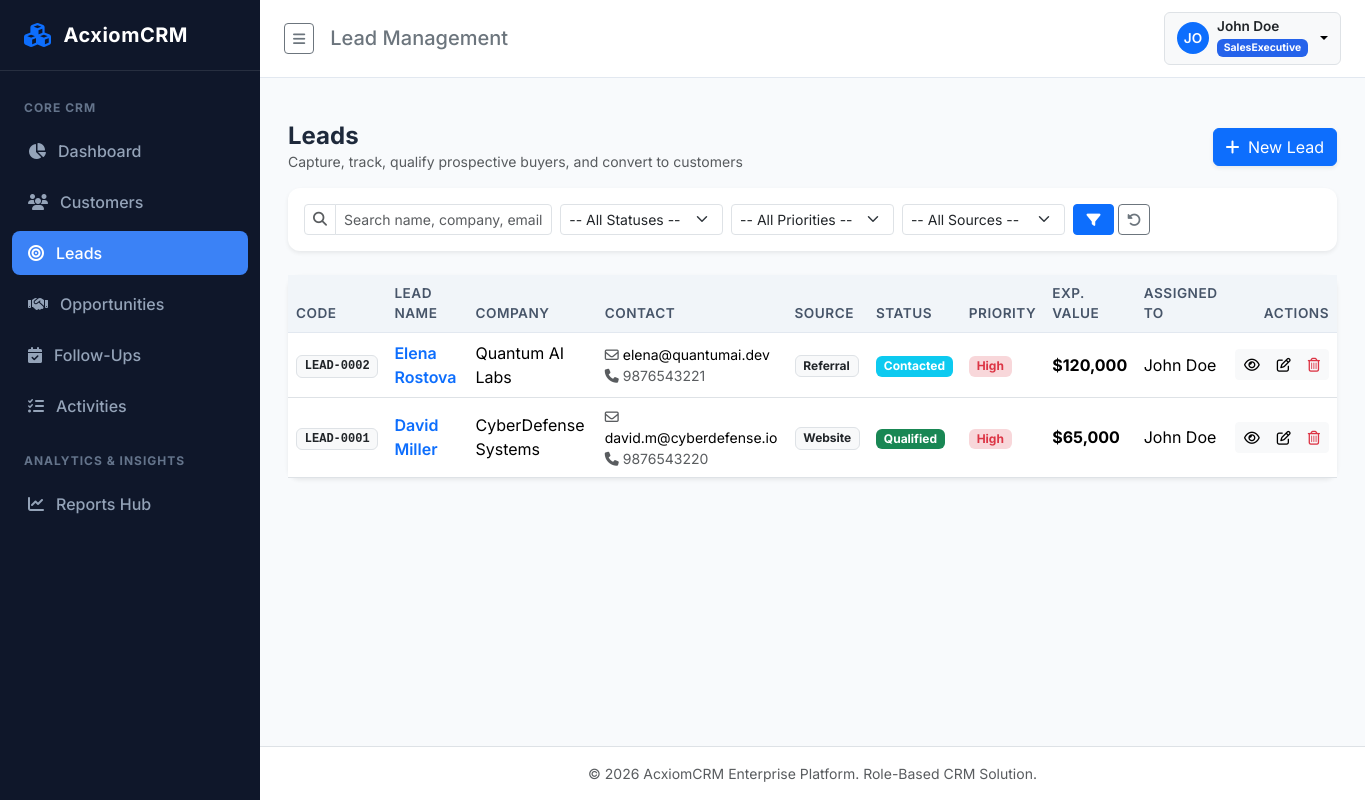
The page /leads/ (signed in) on the database its author committed.
### app/models/user.py (models this page shows, shortened)
class User(UserMixin, db.Model):
    __tablename__ = 'users'
    id = db.Column(db.Integer, primary_key=True)
    name = db.Column(db.String(100), nullable=False)
    email = db.Column(db.String(120), unique=True, nullable=False, index=True)
    password_hash = db.Column(db.String(255), nullable=False)
    role = db.Column(db.String(50), nullable=False, default=Role.SALES_EXECUTIVE)
    is_active = db.Column(db.Boolean, default=True, nullable=False)
    failed_login_count = db.Column(db.Integer, default=0, nullable=False)
    lockout_end = db.Column(db.DateTime, nullable=True)
    created_date = db.Column(db.DateTime, default=lambda: datetime.now(timezone.utc), nullable=False)
    assigned_customers = db.relationship('Customer', foreign_keys='Customer.owner_id', backref='owner', lazy=True)
    assigned_leads = db.relationship('Lead', foreign_keys='Lead.assigned_to_id', backref='assigned_to', lazy=True)
    assigned_opportunities = db.relationship('Opportunity', foreign_keys='Opportunity.assigned_to_id', backref='assigned_to', lazy=True)
    assigned_followups = db.relationship('FollowUp', foreign_keys='FollowUp.assigned_to_id', backref='assigned_to', lazy=True)
    assigned_activities = db.relationship('Activity', foreign_keys='Activity.assigned_to_id', backref='assigned_to', lazy=True)
    audit_logs = db.relationship('AuditLog', backref='user', lazy=True)
    @property
    def is_admin(self):
        return self.role == Role.ADMIN
    @property
    def is_manager(self):
        return self.role == Role.MANAGER

### app/models/lead.py (models this page shows, shortened)
class Lead(db.Model):
    __tablename__ = 'leads'
    id = db.Column(db.Integer, primary_key=True)
    lead_code = db.Column(db.String(20), unique=True, nullable=False, index=True)
    lead_name = db.Column(db.String(100), nullable=False, index=True)
    email = db.Column(db.String(120), nullable=False, index=True)
    phone = db.Column(db.String(20), nullable=False, index=True)
    company_name = db.Column(db.String(100), nullable=False)
    source = db.Column(db.String(50), nullable=False, default=LeadSource.WEBSITE)
    status = db.Column(db.String(50), nullable=False, default=LeadStatus.NEW)
    priority = db.Column(db.String(20), nullable=False, default=LeadPriority.MEDIUM)
    expected_value = db.Column(db.Float, nullable=False, default=0.0)
    notes = db.Column(db.Text, nullable=True)
    assigned_to_id = db.Column(db.Integer, db.ForeignKey('users.id'), nullable=True)
    converted_customer_id = db.Column(db.Integer, db.ForeignKey('customers.id'), nullable=True)
    converted_opportunity_id = db.Column(db.Integer, db.ForeignKey('opportunities.id'), nullable=True)
    created_date = db.Column(db.DateTime, default=datetime.utcnow, nullable=False)
    modified_date = db.Column(db.DateTime, default=datetime.utcnow, onupdate=datetime.utcnow, nullable=False)
    converted_customer = db.relationship('Customer', foreign_keys=[converted_customer_id], lazy=True)
    converted_opportunity = db.relationship('Opportunity', foreign_keys=[converted_opportunity_id], lazy=True)
    followups = db.relationship('FollowUp', backref='lead', cascade='all, delete-orphan', lazy=True)
    activities = db.relationship('Activity', backref='lead', cascade='all, delete-orphan', lazy=True)

### app/routes/lead_routes.py (the view, shortened to what this page needs)
@lead_bp.route('/')
@login_required
def list_leads():
    page = request.args.get('page', 1, type=int)
    search = request.args.get('search', '').strip()
    status = request.args.get('status', '').strip()
    priority = request.args.get('priority', '').strip()
    source = request.args.get('source', '').strip()
    assigned_to_id = request.args.get('assigned_to_id', 0, type=int)
    query = CRMService.get_scoped_leads(current_user)
    if status:
        query = query.filter(Lead.status == status)
    if priority:
        query = query.filter(Lead.priority == priority)
    if source:
        query = query.filter(Lead.source == source)
    if assigned_to_id > 0:
        query = query.filter(Lead.assigned_to_id == assigned_to_id)
    leads_page = query.order_by(Lead.created_date.desc()).paginate(page=page, per_page=10, error_out=False)
    sales_users = User.query.filter(User.is_active == True).order_by(User.name).all()
    return render_template(
        'leads/index.html',
        leads_page=leads_page,
        search=search,
        status=status,
        priority=priority,
        source=source,
        assigned_to_id=assigned_to_id,
        sales_users=sales_users,
        statuses=LeadStatus.ALL,
        sources=LeadSource.CHOICES,
        priorities=LeadPriority.CHOICES
    )

### app/templates/leads/index.html (shortened to what this page needs)
{% extends "base.html" %}
{% block header_title %}Lead Management{% endblock %}
{% block content %}
<div class="container-fluid p-0">
    <div class="d-flex justify-content-between align-items-center mb-3">
        <div>
            <h4 class="fw-bold mb-0">Leads</h4>
            <p class="text-muted small mb-0">Capture, track, qualify prospective buyers, and convert to customers</p>
        </div>
        <a href="{{ url_for('leads.create') }}" class="btn btn-primary shadow-sm">
            <i class="fa-solid fa-plus me-1"></i> New Lead
        </a>
    </div>
    <div class="card mb-4 shadow-sm border-0">
        <div class="card-body p-3">
            <form method="GET" action="{{ url_for('leads.list_leads') }}" class="row g-2 align-items-center">
                <div class="col-md-3">
                    <div class="input-group input-group-sm">
                        <span class="input-group-text bg-white"><i class="fa-solid fa-magnifying-glass text-muted"></i></span>
                        <input type="text" name="search" class="form-control" placeholder="Search name, company, email..." value="{{ search }}">
                    </div>
                </div>
                <div class="col-md-2">
                    <select name="status" class="form-select form-select-sm">
                        <option value="">-- All Statuses --</option>
                    </select>
                </div>
                <div class="col-md-2">
                    <select name="priority" class="form-select form-select-sm">
                        <option value="">-- All Priorities --</option>
                    </select>
                </div>
                <div class="col-md-2">
                    <select name="source" class="form-select form-select-sm">
                        <option value="">-- All Sources --</option>
                    </select>
                </div>
                <div class="col-md-1 d-flex gap-1">
                    <button type="submit" class="btn btn-primary btn-sm w-100"><i class="fa-solid fa-filter"></i></button>
                    <a href="{{ url_for('leads.list_leads') }}" class="btn btn-outline-secondary btn-sm"><i class="fa-solid fa-rotate-left"></i></a>
                </div>
            </form>
        </div>
    </div>
    <div class="card shadow-sm border-0">
        <div class="table-responsive">
            <table class="table align-middle table-hover mb-0">
                <thead>
                    <tr>
                        <th>Code</th>
                        <th>Lead Name</th>
                        <th>Company</th>
                        <th>Contact</th>
                        <th>Source</th>
                        <th>Status</th>
                        <th>Priority</th>
                        <th>Exp. Value</th>
                        <th>Assigned To</th>
                        <th class="text-end">Actions</th>
                    </tr>
                </thead>
                <tbody>
                    {% if leads_page.items %}
                        {% for l in leads_page.items %}
                            <tr>
                                <td><span class="badge bg-light text-dark border font-monospace">{{ l.lead_code }}</span></td>
                                <td>
                                    <a href="{{ url_for('leads.details', lead_id=l.id) }}" class="fw-semibold text-primary text-decoration-none">
                                        {{ l.lead_name }}
                                    </a>
                                </td>
                                <td>{{ l.company_name }}</td>
                                <td>
                                    <div class="small"><i class="fa-regular fa-envelope me-1 text-muted"></i>{{ l.email }}</div>
                                    <div class="small text-muted"><i class="fa-solid fa-phone me-1"></i>{{ l.phone }}</div>
                                </td>
                                <td><span class="badge bg-light text-dark border">{{ l.source }}</span></td>
                                <td>
                                    {% if l.status == 'New' %}<span class="badge bg-primary">New</span>
                                    {% elif l.status == 'Contacted' %}<span class="badge bg-info">Contacted</span>
                                    {% elif l.status == 'Qualified' %}<span class="badge bg-success">Qualified</span>
                                    {% elif l.status == 'Converted' %}<span class="badge bg-success-subtle text-success border border-success-subtle"><i class="fa-solid fa-check me-1"></i>Converted</span>
                                    {% elif l.status == 'Lost' %}<span class="badge bg-danger">Lost</span>
                                    {% else %}<span class="badge bg-secondary">{{ l.status }}</span>{% endif %}
                                </td>
                                <td>
                                    <span class="badge {% if l.priority == 'High' %}bg-danger-subtle text-danger{% elif l.priority == 'Medium' %}bg-warning-subtle text-warning{% else %}bg-light text-secondary border{% endif %}">
                                        {{ l.priority }}
                                    </span>
                                </td>
                                <td class="fw-bold">${{ "{:,.0f}".format(l.expected_value) }}</td>
                                <td>{{ l.assigned_to.name if l.assigned_to else '<span class="text-muted fst-italic">Unassigned</span>'|safe }}</td>
                                <td class="text-end">
                                    <div class="btn-group btn-group-sm">
                                        <a href="{{ url_for('leads.details', lead_id=l.id) }}" class="btn btn-light" title="View Details"><i class="fa-regular fa-eye"></i></a>
                                        <a href="{{ url_for('leads.edit', lead_id=l.id) }}" class="btn btn-light" title="Edit"><i class="fa-regular fa-pen-to-square"></i></a>
                                        <button type="button" class="btn btn-light text-danger" data-bs-toggle="modal" data-bs-target="#confirmDeleteModal" data-action="{{ url_for('leads.delete', lead_id=l.id) }}" data-name="{{ l.lead_name }} ({{ l.lead_code }})" title="Delete">
                                            <i class="fa-regular fa-trash-can"></i>
                                        </button>
                                    </div>
                                </td>
                            </tr>
                        {% endfor %}
                    {% endif %}
                </tbody>
            </table>
        </div>
    </div>
</div>
{% endblock %}

### app/templates/base.html (shortened to what this page needs)
<!DOCTYPE html>
<html lang="en">
<head>
    <link href="https://cdn.jsdelivr.net/npm/bootstrap@5.3.3/dist/css/bootstrap.min.css" rel="stylesheet">
    <link href="https://cdnjs.cloudflare.com/ajax/libs/font-awesome/6.5.1/css/all.min.css" rel="stylesheet">
    <link href="{{ url_for('static', filename='css/custom.css') }}" rel="stylesheet">
</head>
<body>
{% if current_user.is_authenticated %}
<div class="d-flex" id="wrapper">
    <div id="sidebar-wrapper">
        <div class="sidebar-brand">
            <i class="fa-solid fa-cubes text-primary fs-4"></i>
            <span>{{ app_name }}</span>
        </div>
        <div class="list-group list-group-flush pt-2">
            <div class="sidebar-heading">Core CRM</div>
            <div class="nav-item">
                <a href="{{ url_for('dashboard.index') }}" class="nav-link {% if request.endpoint == 'dashboard.index' %}active{% endif %}">
                    <i class="fa-solid fa-chart-pie w-20"></i> Dashboard
                </a>
            </div>
            <div class="nav-item">
                <a href="{{ url_for('customers.list_customers') }}" class="nav-link {% if 'customers.' in request.endpoint %}active{% endif %}">
                    <i class="fa-solid fa-users w-20"></i> Customers
                </a>
            </div>
            <div class="nav-item">
                <a href="{{ url_for('leads.list_leads') }}" class="nav-link {% if 'leads.' in request.endpoint %}active{% endif %}">
                    <i class="fa-solid fa-bullseye w-20"></i> Leads
                </a>
            </div>
            <div class="nav-item">
                <a href="{{ url_for('opportunities.list_opportunities') }}" class="nav-link {% if 'opportunities.' in request.endpoint %}active{% endif %}">
                    <i class="fa-solid fa-handshake w-20"></i> Opportunities
                </a>
            </div>
            <div class="nav-item">
                <a href="{{ url_for('followups.list_followups') }}" class="nav-link {% if 'followups.' in request.endpoint %}active{% endif %}">
                    <i class="fa-solid fa-calendar-check w-20"></i> Follow-Ups
                </a>
            </div>
            <div class="nav-item">
                <a href="{{ url_for('activities.list_activities') }}" class="nav-link {% if 'activities.' in request.endpoint %}active{% endif %}">
                    <i class="fa-solid fa-list-check w-20"></i> Activities
                </a>
            </div>
            <div class="sidebar-heading">Analytics & Insights</div>
            <div class="nav-item">
                <a href="{{ url_for('reports.hub') }}" class="nav-link {% if 'reports.' in request.endpoint %}active{% endif %}">
                    <i class="fa-solid fa-chart-line w-20"></i> Reports Hub
                </a>
            </div>
        </div>
    </div>
    <div id="page-content-wrapper">
        <nav class="top-navbar d-flex justify-content-between align-items-center">
            <div class="d-flex align-items-center gap-3">
                <button class="btn btn-outline-secondary btn-sm" id="sidebar-toggle" type="button">
                    <i class="fa-solid fa-bars"></i>
                </button>
                <h5 class="m-0 d-none d-md-block text-secondary">{% block header_title %}Overview{% endblock %}</h5>
            </div>
            <div class="d-flex align-items-center gap-3">
                <div class="dropdown">
                    <button class="btn btn-light dropdown-toggle d-flex align-items-center gap-2 border" type="button" data-bs-toggle="dropdown">
                        <div class="rounded-circle bg-primary text-white d-flex align-items-center justify-content-center" style="width: 32px; height: 32px; font-size: 0.85rem; font-weight: 600;">
                            {{ current_user.name[:2].upper() }}
                        </div>
                        <div class="text-start d-none d-sm-block">
                            <div class="fw-semibold text-dark" style="font-size: 0.85rem; line-height: 1.1;">{{ current_user.name }}</div>
                            <span class="badge {% if current_user.is_admin %}badge-role-admin{% elif current_user.is_manager %}badge-role-manager{% else %}badge-role-sales{% endif %}" style="font-size: 0.65rem;">
                                {{ current_user.role }}
                            </span>
                        </div>
                    </button>
                </div>
            </div>
        </nav>
        <div class="container-fluid px-4 pt-3">
        </div>
        <main class="main-content">
            {% block content %}{% endblock %}
        </main>
        <footer class="bg-white border-top py-3 px-4 text-center text-muted small mt-auto">
            &copy; {{ now.year }} {{ app_name }} Enterprise Platform. Role-Based CRM Solution.
        </footer>
    </div>
</div>
{% endif %}
</body>
</html>

### rows shown on the page
User: name "JO", name "John Doe", role "SalesExecutive"
Lead: lead_code "LEAD-0002", lead_name "Elena Rostova", company_name "Quantum AI Labs", email "elena@quantumai.dev", phone "9876543221", source "Referral", status "Contacted", priority "High", expected_value "120,000", assigned_to "John Doe"
Lead: lead_code "LEAD-0001", lead_name "David Miller", company_name "CyberDefense Systems", email "david.m@cyberdefense.io", phone "9876543220", source "Website", status "Qualified", priority "High", expected_value "65,000", assigned_to "John Doe"

### other values the page prints
{{ app_name }} "AcxiomCRM"
